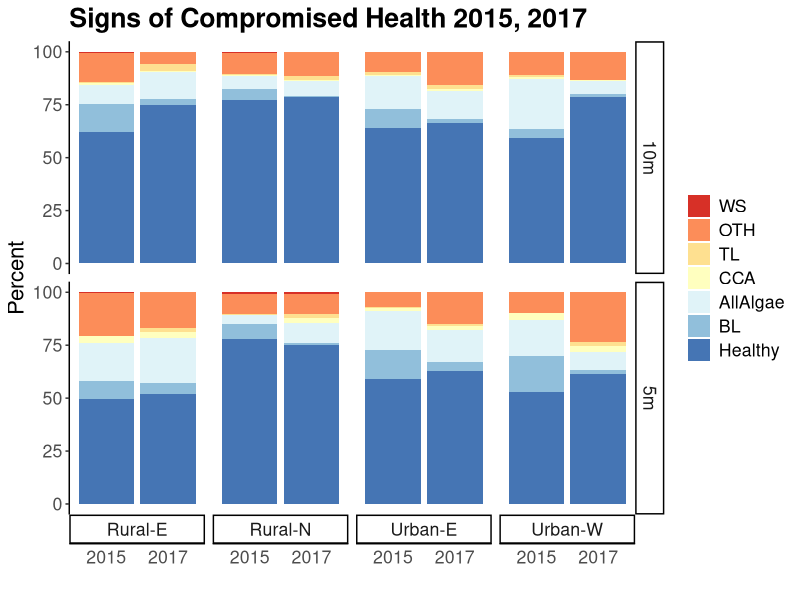
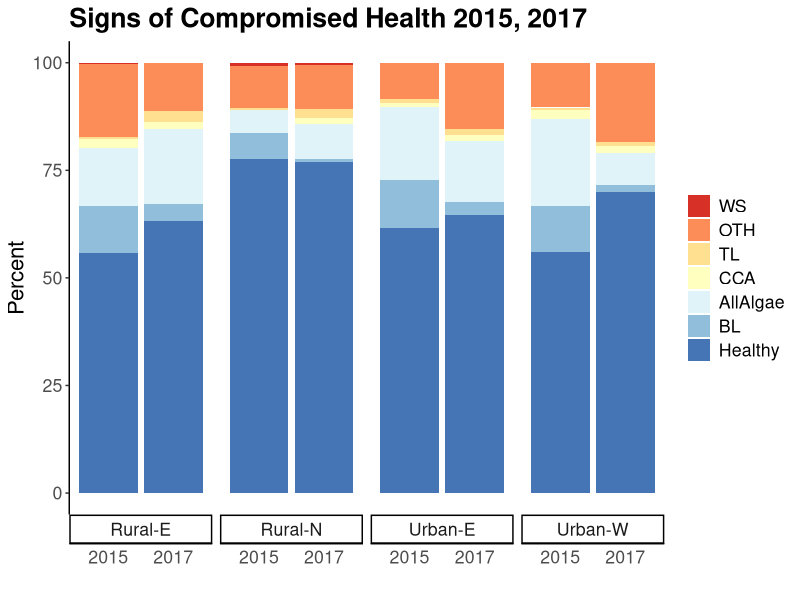
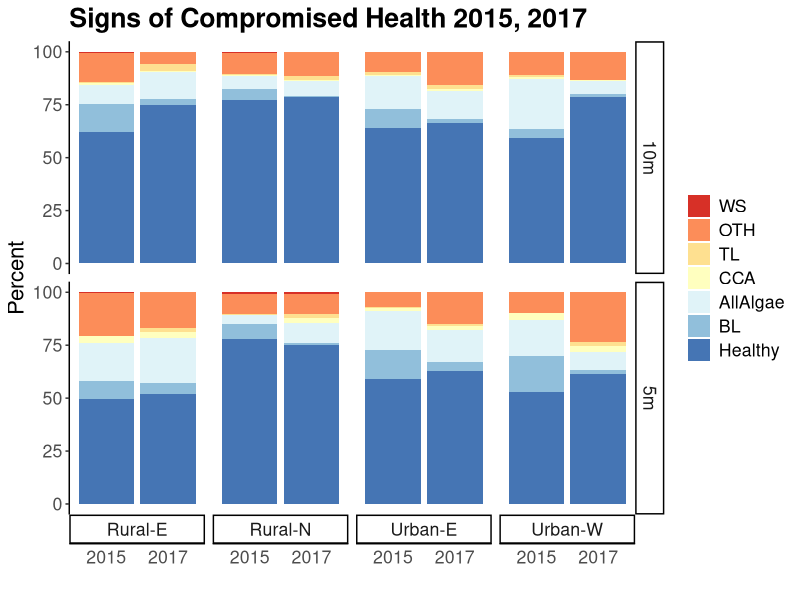
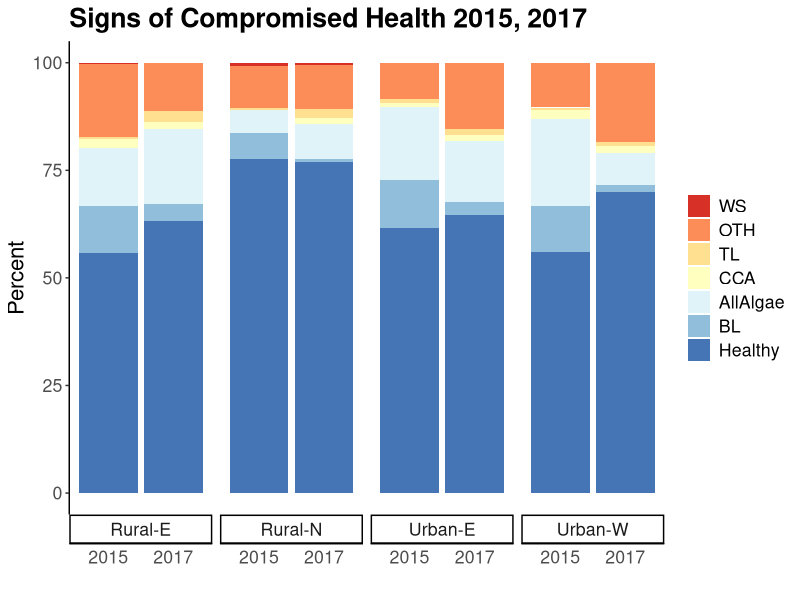

Here is the R script that generated these plots, in order: (Note: this script raises an error after producing the figures.)
## ---- chunk 1
knitr::opts_chunk$set(echo = TRUE)
## ---- chunk 2
library(tidyverse)
site2 <- read.csv("data/Site-Site2.csv")
colnames(site2)[1] <- "Site"
head(site2)
## ---- chunk 3
compdat <- read.csv('data/comp7_tave.csv') %>% 
   pivot_longer(AllAlgae:WS, names_to = 'Status', values_to = 'Percent') %>% 
   full_join(site2, by = "Site") %>% 
   mutate_if(is.character, as.factor) 

compdat$Year <- as.factor(compdat$Year)
head(compdat)
compdat <- compdat[-which(is.na(compdat)),]
## ---- chunk 4
compall <- compdat %>% 
   group_by(Year, Site2, Depth, Status) %>% 
   dplyr::summarize(avePer = mean(Percent),
                                  SE = sd(Percent)/sqrt(n()))
## ---- chunk 5
# comph15 <- read.csv("TL15-comph7-WS-site-summarySE-nameedit.csv")
# comph15$X <- 2015
# comph17 <- read.csv("TL17-per-comp7-h-d-summarySE.csv")  # in 2017Trip/CoralDAta
# head(comph17)
# comph17$X <- 2017
# 
# head(comph15)
# head(comph17)
# 
# compall <- rbind(comph15, comph17)
# head(compall)
# levels(compall$Status)
# compall$Depth <- relevel(compall$Depth, ref = "5m")
# 
# compall$Site <- as.factor(compall$Site)
# levels(compall$Site)[levels(compall$Site) == "Manatutu"] <- "Manatuto"
## ---- chunk 6
library(ggplot2)
#compall$Status <- factor(compall.order$Status, c("WS", "AllAlgae", "BL", "CCA", "OTH", "TL", "Healthy"))
compall$Status <- factor(compall$Status, levels=c("WS", "OTH", "TL", "CCA","AllAlgae", "BL", "Healthy"))
                                                          
ggplot(compall, aes(Year, avePer,  fill = Status)) +
   facet_grid(Depth ~Site2, switch = "x") +
    geom_bar(position="stack", stat="identity")+ #, color = "black") +
   ggtitle("Signs of Compromised Health 2015, 2017") +
   theme_classic() +
labs(x = "", y = "Percent") +
   theme(plot.title = element_text("sans", "bold",color = "black", 15)) +
   theme(text = element_text(size = 16)) +
   theme(axis.ticks.x = element_blank()) +#, panel.background = element_rect("gray85"))+
   theme(axis.text.x = element_text(hjust = 0.5),
         legend.title = element_blank())+
   scale_fill_brewer(palette="RdYlBu")
ggsave('figures/stacked-comphealth-20152017.pdf', width = 7, height = 4)
## ---- chunk 7
compall_nodepth <- compdat %>% 
   group_by(Year, Site2, Status) %>% 
   dplyr::summarize(avePer = mean(Percent))

compall_nodepth$Status <- factor(compall_nodepth$Status, levels=c("WS", "OTH", "TL", "CCA","AllAlgae", "BL", "Healthy"))
## ---- chunk 8
ggplot(compall_nodepth, aes((Year), avePer,  fill = Status)) +
   facet_grid(.~Site2, switch = "x") +
    geom_bar(position="stack", stat="identity")+ #, color = "black") +
   ggtitle("Signs of Compromised Health 2015, 2017") +
   theme_classic() +
labs(x = "", y = "Percent") +
   theme(plot.title = element_text("sans", "bold",color = "black", 15)) +
   theme(text = element_text(size = 16)) +
   theme(axis.ticks.x = element_blank()) + #, panel.background = element_rect("gray85"))+
   theme(axis.text.x = element_text(hjust = 0.5),
         legend.title = element_blank())+
   scale_fill_brewer(palette="RdYlBu")
ggsave('figures/stacked-comphealth-20152017-nodepth.jpg', width = 7, height = 4)
## ---- chunk 9
library(tidyr)
library(dplyr)
site2 <- read.csv("Site-Site2.csv")
colnames(site2)[1] <- "Site"
head(site2)

compall <- full_join(compall, site2, by = "Site")

compall$SiteYr <- paste(compall$Site2, compall$X, sep = "-")
head(compall)
## ---- chunk 10
library(ggplot2)
order(levels(compall$Status))
#levels(compall$Status) <- order(levels(compall$Status), c(7,2,3,4,5,6,1))
levels(compall$Status) <- order(c("WS", "AllAlgae", "BL", "CCA", "OTH", "TL", "Healthy"))
compall$Status <- factor(compall$Status, c("WS", "AllAlgae", "BL", "CCA", "OTH", "TL", "Healthy"))
compall$Status <- relevel(compall$Status, ref = "WS")

ggplot(compall, aes(factor(Year), avePer,  fill = (Status))) +
   facet_grid(Depth ~Site2, switch = "x") +
    geom_bar(position="stack", stat="identity", color = "black") +
   ggtitle("Signs of Compromised Health 2015, 2017") +
   theme_classic() +
labs(x = "", y = "Percent") +
   theme(plot.title = element_text("sans", "bold",color = "black", 20)) +
   theme(text = element_text(size = 15)) +
   theme(axis.ticks.x = element_blank(), panel.border = element_blank())+
   theme(axis.text.x = element_text(hjust = 0.5))+
      guides(fill = guide_legend(reverse=TRUE))
## ---- chunk 11
levels(compall$Status)
#compall$Status <- factor(compall$Status, c("AllAlgae", "BL", "CCA", "TL", "OTH", "WS", "Healthy"))
compall$Status <- factor(compall$Status, c("WS", "AllAlgae", "BL", "CCA", "TL", "OTH", "Healthy"))

ggplot(compall, aes( SiteYr, Percent, fill = Status)) +
          facet_grid(Depth ~.) +
    geom_bar(position="stack", stat="identity", color = "black") +
   ggtitle("Signs of Compromised Health 2015, 2017") +
   theme_classic() +
labs(x = "", y = "Percent") +
   theme(plot.title = element_text("sans", "bold",color = "black", 25)) +
   theme(text = element_text(size = 15)) +
   theme(axis.text.x = element_blank()) +
       scale_fill_grey(start =0, end = 1) +
    theme(axis.ticks.x = element_blank(), panel.border = element_blank())+
   guides(fill = guide_legend(reverse=TRUE))
## ---- chunk 12
head(compall)
#compall$X <- 
levels(compall$Status)
#compall$Status <- factor(compall$Status, c("AllAlgae", "BL", "CCA", "TL", "OTH", "WS", "Healthy"))
compall$Status <- factor(compall$Status, c("WS", "AllAlgae", "BL", "CCA", "TL", "OTH", "Healthy"))

ggplot(compall, aes(factor(X), Percent,  fill = Status)) +    facet_grid(Depth ~Site2, switch = "x") +
    geom_bar(position="stack", stat="identity", color = "black") +
   ggtitle("Signs of Compromised Health 2015, 2017") +
   theme_classic() +
labs(x = "", y = "Percent") +
   theme(plot.title = element_text("sans", "bold",color = "black", 30)) +
   theme(text = element_text(size = 20)) +
       scale_fill_grey(start =0, end = 1) +
    theme(axis.ticks.x = element_blank(), panel.border = element_blank())+
   theme(axis.text.x = element_text(hjust = 0.5))+
      guides(fill = guide_legend(reverse=TRUE))

#theme(strip.background = element_blank())
## ---- chunk 13
compall$X <- as.factor(compall$X)
ggplot(compall, aes(X, Percent, fill = Site)) +
          facet_grid(Depth ~Status) +
    geom_bar(position=position_dodge(), stat="identity") +
    geom_errorbar(aes(ymin=Percent-se, ymax=Percent+se),
                  width=.2,                    # Width of the error bars
                  position=position_dodge(.9)) +
   ggtitle("Signs of Compromised Health 2015 and 2017") +
   theme_classic()
## ---- chunk 14
compall$SiteYr <- paste(compall$Site2, compall$X, sep="-")
head(compall$SiteYr)

ggplot(compall, aes(Status, Percent, fill = SiteYr)) +
          facet_grid(Depth ~.) +
    geom_bar(position=position_dodge(), stat="identity") +
    geom_errorbar(aes(ymin=Percent-se, ymax=Percent+se),
                  width=.1,                    # Width of the error bars
                  position=position_dodge(.9)) +
   ggtitle("Signs of Compromised Health 2015 and 2017") +
   theme_classic() 
   #scale_fill_manual(values=c("#000099", "#3333FF", "#006633", "#66CC33", "#CC6600", "#FF9933",
                             # "#990000", "#FF3333"))
## ---- chunk 15
head(compall.order)

healthy.aveyr <- compall %>% filter(Status == "Healthy") %>%
   summarySE("Percent", "X")
   healthy.aveyr
## ---- chunk 16

